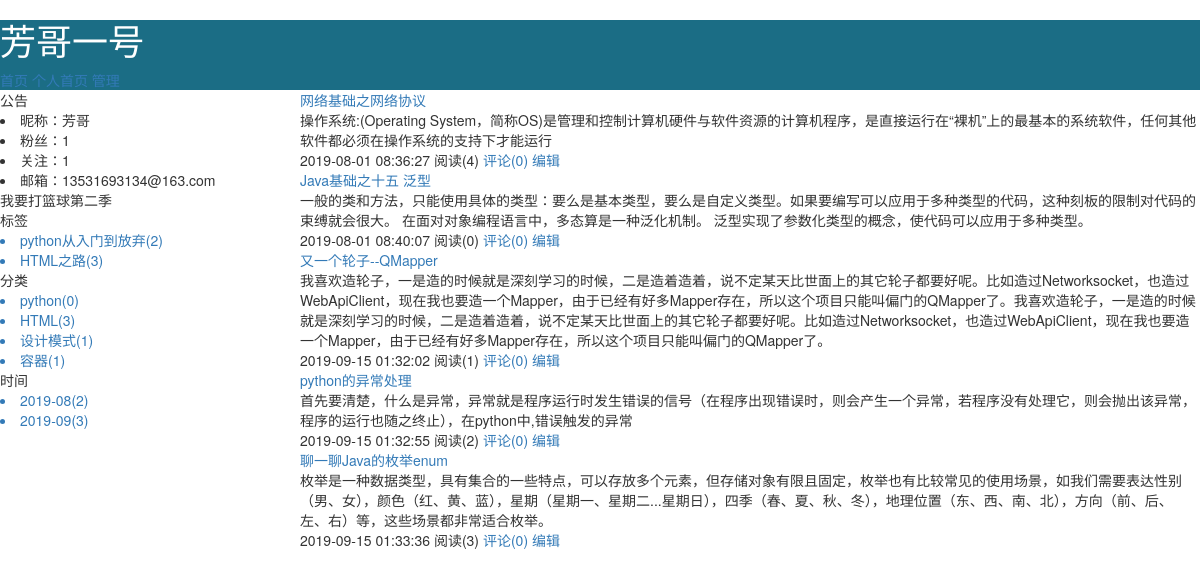
Screenshot of /pengfy.html with the database file from the repository.
### repository/models.py (models this page shows, shortened)
class Blog(models.Model):
    bid = models.AutoField(primary_key=True)
    title = models.CharField(max_length=60,verbose_name="个人博客标题")
    site  = models.CharField(max_length=32,verbose_name="个人博客前缀",unique=True)
    theme = models.CharField(max_length=32,verbose_name="博客主题")
    user = models.OneToOneField(to="UserInfo",to_field="nid",on_delete=models.CASCADE)
    class Meta:
        verbose_name_plural="个人博客"

class UserInfo(models.Model):
    nid = models.BigAutoField(primary_key=True)
    username = models.CharField(max_length=32,verbose_name="用户名",unique=True)
    password = models.CharField(max_length=64,verbose_name="密码")
    nickname = models.CharField(max_length=32,verbose_name="昵称")
    email = models.EmailField(verbose_name="邮箱",unique=True)
    avatar = models.ImageField(verbose_name="头像",upload_to='static/user_avatar')
    createtime = models.DateTimeField(verbose_name="创建时间",auto_now_add=True)
    fans = models.ManyToManyField(verbose_name="粉丝",
                                  to="UserInfo",
                                  through="UserFans",   #自定义第三张表时，使用字段用于指定关系表
                                  related_name="f",
                                  through_fields= ("user","follower"),
                                  )
    class Meta:
        verbose_name_plural="用户列表"

class Tag(models.Model):
    nid = models.AutoField(primary_key=True)
    title = models.CharField(verbose_name="标签名称",max_length=32)
    blog = models.ForeignKey(verbose_name="所属博客",to="Blog",to_field="bid",on_delete=models.CASCADE)

class Category(models.Model):
    nid = models.AutoField(primary_key=True)
    title = models.CharField(verbose_name="分类名称",max_length=32)
    blog = models.ForeignKey(verbose_name="所属博客",to="Blog",to_field="bid",on_delete=models.CASCADE)
    class Meta:
        verbose_name_plural="个人文章分类"

class Article(models.Model):
    nid = models.BigAutoField(primary_key=True)
    title = models.CharField(verbose_name="文章标题",max_length=128)
    summary = models.CharField(verbose_name="文章简介",max_length=512)
    read_count = models.IntegerField(default=0)
    comment_count = models.IntegerField(default=0)
    up_count = models.IntegerField(default=0)
    down_count = models.IntegerField(default=0)
    create_time = models.DateTimeField(auto_now_add=True)
    blog = models.ForeignKey(verbose_name="所属博客",to="Blog",to_field="bid",on_delete=models.CASCADE)
    categroy = models.ForeignKey(verbose_name="文章类型",to="Category",to_field="nid",on_delete=models.CASCADE)
    article_type_choices = [
        (1,"Python"),
        (2,"Linux"),
        (3,"Java"),
        (4,"Golang"),
    ]
    article_type_id = models.IntegerField(verbose_name="主站分类id",choices=article_type_choices,default=None)
    tag = models.ManyToManyField(
        verbose_name="文章标签",
        to="Tag",
        through="Tag2Article",
    )
    class Meta:
        verbose_name_plural="文章信息"

### web/views/home.py (the view)
# urls.py: 2. Add a URL to urlpatterns:  path('', views.home, name='home')
def home(request,site):
    blog = models.Blog.objects.filter(site=site).select_related('user').first()
    if not blog:
        return redirect('/')
    tag_list = models.Tag.objects.filter(blog=blog)
    type_list = models.Category.objects.filter(blog=blog)
    date_list = models.Article.objects.raw(
        'select nid, count(nid) as num,strftime("%Y-%m",create_time) as ctime from repository_article group by strftime("%Y-%m",create_time)')
    article_list = models.Article.objects.filter(blog=blog).order_by("nid").all()
    return render(request,'home.html',{
        'blog':blog,
        "tag_list":tag_list,
        "type_list":type_list,
        "date_list":date_list,
        "article_list":article_list
    }
                  )

### templates/home.html
{% extends 'home_layout.html' %}
{% block content %}
{% for item in article_list %}
    <div class="summary_item">
        <div class="summary_title">
            <a href="/{{ blog.site }}/{{ item.nid }}.html">{{ item.title}}</a>
        </div>
        <div class="summary_content">
            {{ item.summary }}
        </div>
        <div class="summary_footer">
            <span>{{ item.create_time|date:"Y-m-d H:i:s" }}</span>
            <span>阅读({{ item.read_count }})</span>
            <a href="#">评论({{ item.comment_count }})</a>
            <a href="#">编辑</a>
        </div>
    </div>
{% endfor %}
{% endblock %}

### templates/home_layout.html (shortened to what this page needs)
<!DOCTYPE html>
<html lang="en">
<head>
    <link rel="stylesheet" href="/static/plugin/font-awesome/css/font-awesome.css">
    <link rel="stylesheet" href="/static/plugin/bootstrap/css/bootstrap.css">
</head>
<body>
<div class="header">
    <h1>{{ blog.title }}</h1>
    <a href="/">首页</a>
    <a href="/{{ blog.site }}.html">个人首页</a>
    <a href="#">管理</a>
</div>
<div class="body">
    <div class="body_menu">
        <div class="notice">
            <div class="notice_header">公告</div>
            <div class="notice_content">
                <li>昵称：{{ blog.user.nickname }}</li>
                <li>粉丝：{{ blog.user.fans.count }}</li>
                <li>关注：{{ blog.user.f.count }}</li>
                <li>邮箱：{{ blog.user.email }}</li>
            </div>
            <div class="memo">
                我要打篮球第二季
            </div>
        </div>
        <div class="tags">
            <div class="tags_header">标签</div>
            <div class="tags_body">
                {% for item in tag_list%}
                    <a href="/{{ blog.site }}/tag/{{ item.nid }}.html"><li>{{ item.title }}({{ item.article_set.count }})</li></a>
                {% endfor %}
            </div>
        </div>
        <div class="types">
            <div class = "types_header">分类</div>
            <div class="types_body">
                {% for item in type_list %}
                    <a href="/{{ blog.site }}/categroy/{{ item.nid }}.html"><li>{{ item.title }}({{ item.article_set.count }})</li></a>
                {% endfor %}
            </div>
        </div>
        <div class="dates">
            <div class = "dates_header">时间</div>
            <div class="dates_body">
                {% for item in date_list %}
                    <a href="/{{ blog.site }}/data/{{ item.ctime }}.html"><li>{{ item.ctime }}({{ item.num }})</li></a>
                {% endfor %}
            </div>
        </div>
    </div>
    <div class="article">
        {% block content %}{% endblock %}
    </div>
</div>
</body>
</html>

### templates/home_layout.html (style rules this page uses)
* { margin: 0 0; }
.header { width: 100%; height: 70px; background-color: #1b6d85; color: white; }
.body_menu { float: left; width: 25%; }
.article { float: left; width: 75%; }

### rows the page displays
Blog: title "芳哥一号", user.nickname "芳哥", user.fans.count "1", user.f.count "1", user.email "13531693134@163.com"
Tag: title "python从入门到放弃", article_set.count "2"
Tag: title "HTML之路", article_set.count "3"
Category: title "python", article_set.count "0"
Category: title "HTML", article_set.count "3"
Category: title "设计模式", article_set.count "1"
Category: title "容器", article_set.count "1"
Article: ctime "2019-08", num "2", title "网络基础之网络协议", summary "操作系统:(Operating System，简称OS)是管理和控制计算机硬件与软件资源的计算机程序，是直接运行在“裸机”上的最基本的系统软件，任何其他软件都必须在操作系统的支持下才能运行", create_time "2019-08-01 08:36:27", read_count "4", comment_count "0"
Article: ctime "2019-09", num "3", title "又一个轮子--QMapper", summary "我喜欢造轮子，一是造的时候就是深刻学习的时候，二是造着造着，说不定某天比世面上的其它轮子都要好呢。比如造过Networksocket，也造过WebApiClient，现在我也要造一个Mapper，由于已经有好多Mapper存在，所以这个项目只能叫偏门的QMapper了。我喜欢造轮子，一是造的时候就是深刻学习的时候，二是造着造着，说不定某天比世面上的其它轮子都要好呢。比如造过Networksocket，也造过WebApiClient，现在我也要造一个Mapper，由于已经有好多Mapper存在，所以这个项目只能叫偏门的QMapper了。", create_time "2019-09-15 01:32:02", read_count "1", comment_count "0"
Article: title "Java基础之十五 泛型", summary "一般的类和方法，只能使用具体的类型：要么是基本类型，要么是自定义类型。如果要编写可以应用于多种类型的代码，这种刻板的限制对代码的束缚就会很大。 在面对对象编程语言中，多态算是一种泛化机制。 泛型实现了参数化类型的概念，使代码可以应用于多种类型。", create_time "2019-08-01 08:40:07", read_count "0", comment_count "0"
Article: title "python的异常处理", summary "首先要清楚，什么是异常，异常就是程序运行时发生错误的信号（在程序出现错误时，则会产生一个异常，若程序没有处理它，则会抛出该异常，程序的运行也随之终止），在python中,错误触发的异常", create_time "2019-09-15 01:32:55", read_count "2", comment_count "0"
Article: title "聊一聊Java的枚举enum", summary "枚举是一种数据类型，具有集合的一些特点，可以存放多个元素，但存储对象有限且固定，枚举也有比较常见的使用场景，如我们需要表达性别（男、女），颜色（红、黄、蓝），星期（星期一、星期二...星期日），四季（春、夏、秋、冬），地理位置（东、西、南、北），方向（前、后、左、右）等，这些场景都非常适合枚举。", create_time "2019-09-15 01:33:36", read_count "3", comment_count "0"
